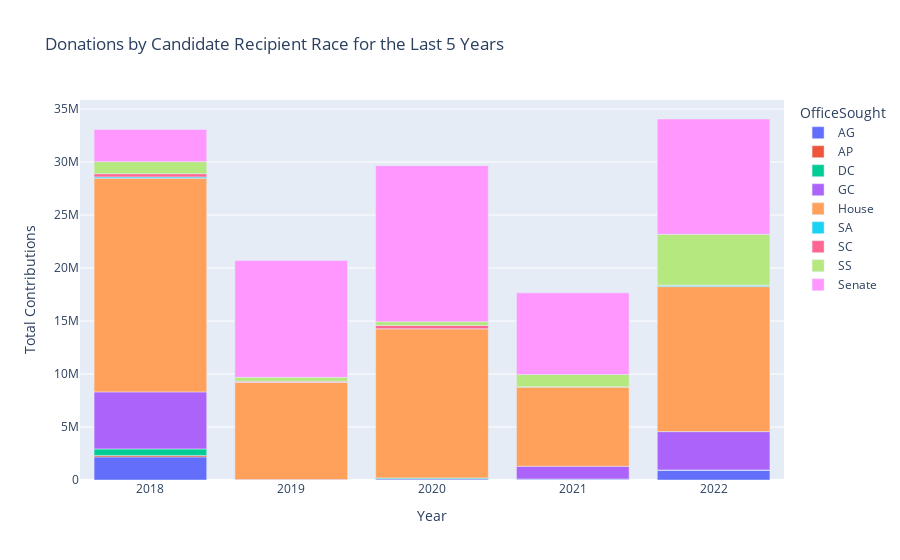

This figure's notebook cell:
### Markdown cell above
#### Observations and Interpretations
1. Candidates, as the recipients, make up the overwhelming majority of contributions.
2. Examining the period from 1998 to 2023, a distinct cyclical pattern emerges, characterized by alternating years of increased and decreased contributions, which may correspond to congressional elections or MN state house representatives elections which take place every two years.
3. Starting in 2012, recipient types "Political Committee or Fund" and "Political Party Unit" began receiving a larger share of contributions compared to prior years.

### Code cell
grouped5 = filtered_df.groupby(['DonationYear', 'OfficeSought'])['TotalAmount'].sum().reset_index()
fig = px.bar(
    grouped5,
    x='DonationYear',
    y='TotalAmount',
    color='OfficeSought',
    title='Donations by Candidate Recipient Race for the Last 5 Years',
    labels={"DonationYear": "Year", "TotalAmount": "Total Contributions"},
)

fig.show()

### Figure 1 — Plotly figure (JSON) as saved in the notebook; plotly's stock layout.template omitted (floating-point values rounded to 4 significant figures)
{"data": [{"alignmentgroup": "True", "hovertemplate": "OfficeSought=AG<br>Year=%{x}<br>Total Contributions=%{y}<extra></extra>", "legendgroup": "AG", "marker": {"color": "#636efa", "pattern": {"shape": ""}}, "name": "AG", "offsetgroup": "AG", "orientation": "v", "showlegend": true, "textposition": "auto", "type": "bar", "x": [2018, 2019, 2020, 2021, 2022], "xaxis": "x", "y": [2180000.0, 1750, 100695, 95320.0, 911000.0], "yaxis": "y"}, {"alignmentgroup": "True", "hovertemplate": "OfficeSought=AP<br>Year=%{x}<br>Total Contributions=%{y}<extra></extra>", "legendgroup": "AP", "marker": {"color": "#EF553B", "pattern": {"shape": ""}}, "name": "AP", "offsetgroup": "AP", "orientation": "v", "showlegend": true, "textposition": "auto", "type": "bar", "x": [2018], "xaxis": "x", "y": [139500.0], "yaxis": "y"}, {"alignmentgroup": "True", "hovertemplate": "OfficeSought=DC<br>Year=%{x}<br>Total Contributions=%{y}<extra></extra>", "legendgroup": "DC", "marker": {"color": "#00cc96", "pattern": {"shape": ""}}, "name": "DC", "offsetgroup": "DC", "orientation": "v", "showlegend": true, "textposition": "auto", "type": "bar", "x": [2018, 2019, 2020, 2021, 2022], "xaxis": "x", "y": [609400.0, 2750, 98180.0, 0, 32350.0], "yaxis": "y"}, {"alignmentgroup": "True", "hovertemplate": "OfficeSought=GC<br>Year=%{x}<br>Total Contributions=%{y}<extra></extra>", "legendgroup": "GC", "marker": {"color": "#ab63fa", "pattern": {"shape": ""}}, "name": "GC", "offsetgroup": "GC", "orientation": "v", "showlegend": true, "textposition": "auto", "type": "bar", "x": [2018, 2019, 2020, 2021, 2022], "xaxis": "x", "y": [5384000.0, 37590.0, 0, 1204000.0, 3621000.0], "yaxis": "y"}, {"alignmentgroup": "True", "hovertemplate": "OfficeSought=House<br>Year=%{x}<br>Total Contributions=%{y}<extra></extra>", "legendgroup": "House", "marker": {"color": "#FFA15A", "pattern": {"shape": ""}}, "name": "House", "offsetgroup": "House", "orientation": "v", "showlegend": true, "textposition": "auto", "type": "bar", "x": [2018, 2019, 2020, 2021, 2022], "xaxis": "x", "y": [20160000.0, 9173000.0, 14080000.0, 7490000.0, 13680000.0], "yaxis": "y"}, {"alignmentgroup": "True", "hovertemplate": "OfficeSought=SA<br>Year=%{x}<br>Total Contributions=%{y}<extra></extra>", "legendgroup": "SA", "marker": {"color": "#19d3f3", "pattern": {"shape": ""}}, "name": "SA", "offsetgroup": "SA", "orientation": "v", "showlegend": true, "textposition": "auto", "type": "bar", "x": [2018, 2019, 2020, 2021, 2022], "xaxis": "x", "y": [124200.0, 0, 0, 0, 135300.0], "yaxis": "y"}, {"alignmentgroup": "True", "hovertemplate": "OfficeSought=SC<br>Year=%{x}<br>Total Contributions=%{y}<extra></extra>", "legendgroup": "SC", "marker": {"color": "#FF6692", "pattern": {"shape": ""}}, "name": "SC", "offsetgroup": "SC", "orientation": "v", "showlegend": true, "textposition": "auto", "type": "bar", "x": [2018, 2019, 2020, 2021, 2022], "xaxis": "x", "y": [301500.0, 99000, 303500.0, 0, 2000], "yaxis": "y"}, {"alignmentgroup": "True", "hovertemplate": "OfficeSought=SS<br>Year=%{x}<br>Total Contributions=%{y}<extra></extra>", "legendgroup": "SS", "marker": {"color": "#B6E880", "pattern": {"shape": ""}}, "name": "SS", "offsetgroup": "SS", "orientation": "v", "showlegend": true, "textposition": "auto", "type": "bar", "x": [2018, 2019, 2020, 2021, 2022], "xaxis": "x", "y": [1137000.0, 372350, 362450, 1167000.0, 4795000.0], "yaxis": "y"}, {"alignmentgroup": "True", "hovertemplate": "OfficeSought=Senate<br>Year=%{x}<br>Total Contributions=%{y}<extra></extra>", "legendgroup": "Senate", "marker": {"color": "#FF97FF", "pattern": {"shape": ""}}, "name": "Senate", "offsetgroup": "Senate", "orientation": "v", "showlegend": true, "textposition": "auto", "type": "bar", "x": [2018, 2019, 2020, 2021, 2022], "xaxis": "x", "y": [3036000.0, 11020000.0, 14720000.0, 7702000.0, 10880000.0], "yaxis": "y"}], "layout": {"barmode": "relative", "legend": {"title": {"text": "OfficeSought"}, "tracegroupgap": 0}, "title": {"text": "Donations by Candidate Recipient Race for the Last 5 Years"}, "xaxis": {"anchor": "y", "domain": [0, 1], "title": {"text": "Year"}}, "yaxis": {"anchor": "x", "domain": [0, 1], "title": {"text": "Total Contributions"}}}}
